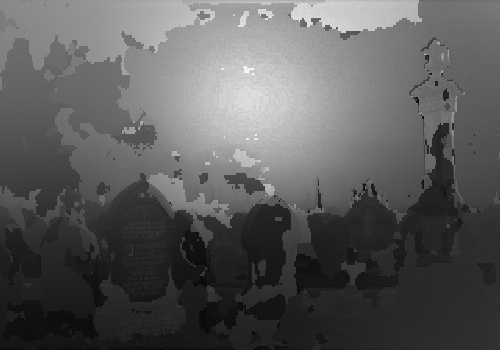
#> input picture test.jpg, 500 x 350 px
$ python dehaze.py test.jpg   (older library calls are emulated)
#> lines starting #> are read from the running program, lines starting #| are printed output that depends on the picture; after the words box and inside, x2 and y2 are one past the last pixel; in counts of white or black regions, pixels touching at a corner belong together
import cv2;
import math;
import numpy as np;
from PIL import Image
from matplotlib import pyplot as plt

def DarkChannel(im,sz):
    b,g,r = cv2.split(im)
    dc = cv2.min(cv2.min(r,g),b)
    kernel = cv2.getStructuringElement(cv2.MORPH_RECT,(sz,sz))
    dark = cv2.erode(dc,kernel)
    return dark

def AtmLight(im,dark):
    [h,w] = im.shape[:2]
    imsz = h*w
    numpx = int(max(math.floor(imsz/1000),1))
    darkvec = dark.reshape(imsz,1)
    imvec = im.reshape(imsz,3)

    indices = darkvec.argsort()
    indices = indices[imsz-numpx::]

    atmsum = np.zeros([1,3])
    for ind in range(1,numpx):
       atmsum = atmsum + imvec[indices[ind]]

    A = atmsum / numpx
    return A

def TransmissionEstimate(im,A,sz):
    omega = 0.95
    im3 = np.empty(im.shape,im.dtype)

    for ind in range(0,3):
        im3[:,:,ind] = im[:,:,ind]/A[0,ind]

    transmission = 1 - omega*DarkChannel(im3,sz)
    return transmission

def Guidedfilter(im,p,r,eps):
    mean_I = cv2.boxFilter(im,cv2.CV_64F,(r,r))
    mean_p = cv2.boxFilter(p, cv2.CV_64F,(r,r))
    mean_Ip = cv2.boxFilter(im*p,cv2.CV_64F,(r,r))
    cov_Ip = mean_Ip - mean_I*mean_p

    mean_II = cv2.boxFilter(im*im,cv2.CV_64F,(r,r))
    var_I   = mean_II - mean_I*mean_I

    a = cov_Ip/(var_I + eps)
    b = mean_p - a*mean_I

    mean_a = cv2.boxFilter(a,cv2.CV_64F,(r,r))
    mean_b = cv2.boxFilter(b,cv2.CV_64F,(r,r))

    q = mean_a*im + mean_b
    return q

def TransmissionRefine(im,et):
    gray = cv2.cvtColor(im,cv2.COLOR_BGR2GRAY);
    gray = np.float64(gray)/255
    r = 60
    eps = 0.0001
    t = Guidedfilter(gray,et,r,eps)

    return t

def Recover(im,t,A,tx = 0.1):
    res = np.empty(im.shape,im.dtype)
    t = cv2.max(t,tx)

    for ind in range(0,3):
        res[:,:,ind] = (im[:,:,ind]-A[0,ind])/t + A[0,ind]

    return res

if __name__ == '__main__':
    import sys
    try:
        fn = sys.argv[1]
    except:
        fn = './image/15.png'

    def nothing(*argv):
        pass

    src = cv2.imread(fn)
#> src is the input picture: shape (350, 500, 3); min 7, max 254, mean 90.7

    I = src.astype('float64')/255

    dark = DarkChannel(I,2)
    A = AtmLight(I,dark)
#> in AtmLight, `indices = indices[imsz-numpx::]`: indices = 175 values from 0 to 0
#> the loop in AtmLight, `for ind in range(1,numpx):` made 174 passes
#> atmsum on passes 1 to 3: [[0.525, 0.525, 0.525]], [[1.05, 1.05, 1.05]], [[1.58, 1.58, 1.58]]
#> after the loop in AtmLight, `for ind in range(1,numpx):`: atmsum = [[91.44, 91.44, 91.44]]
#> in AtmLight, `A = atmsum / numpx`: A = [[0.522, 0.522, 0.522]]
#> A = [[0.522, 0.522, 0.522]]
    te = TransmissionEstimate(I,A,15)
    t = TransmissionRefine(src,te)
#> in Guidedfilter, `mean_b = cv2.boxFilter(b,cv2.CV_64F,(r,r))`:
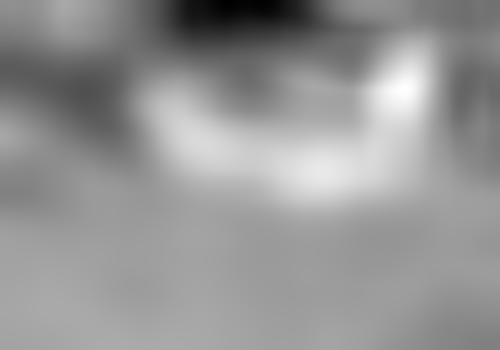
#> mean_b: shape (350, 500) float64; min 0.071, max 1.4, mean 0.847; drawn with min black and max white
#> in Guidedfilter, `q = mean_a*im + mean_b`:
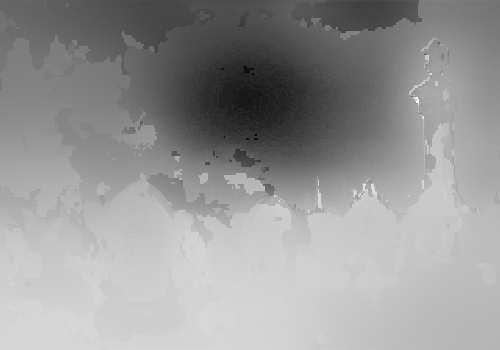
#> q: shape (350, 500) float64; min -0.608, max 1.2, mean 0.465; drawn with min black and max white
    J = Recover(I,t,A,0.1)
#> in Recover, `t = cv2.max(t,tx)`:
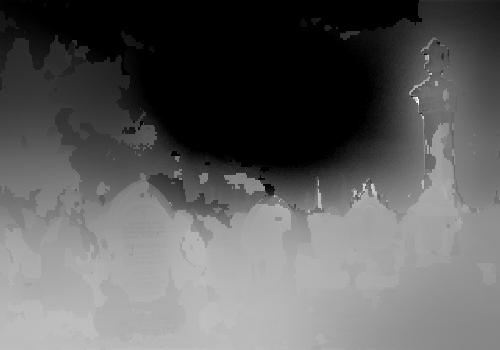
#> t: shape (350, 500) float64; min 0.1, max 1.2, mean 0.507; drawn with min black and max white
#> after the loop in Recover, `for ind in range(0,3):`:
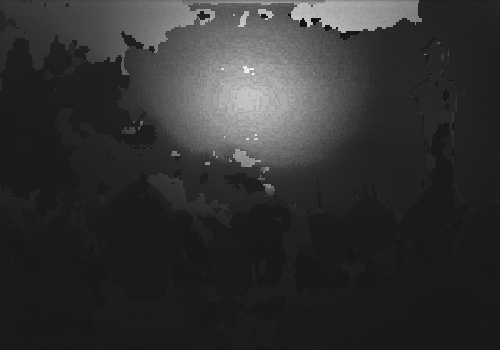
#> res: shape (350, 500, 3) float64; min -0.558, max 5.26, mean 0.58; drawn with min black and max white

    # [4 lines of commented-out code are left out]


    cv2.imwrite("./image/dark_channel.png",dark*255)
    cv2.imwrite("./image/transmission_refine.png",t*255)
    cv2.imwrite("./image/transmission_estimate.png", te*255)
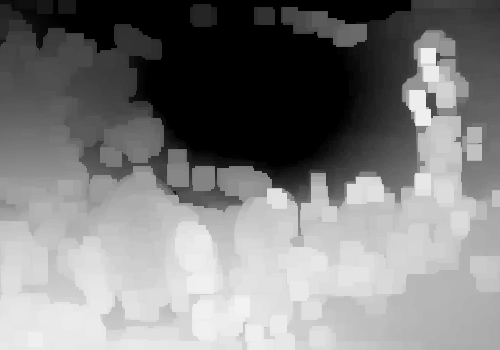
#> saved as transmission_estimate.png: shape (350, 500); min 0, max 242, mean 126.1
    cv2.imwrite("./image/source_image.png", src)
    cv2.imwrite("./image/reconstructed_image.png",J*255)


    path_image = './image/transmission_refine.png'
    img = cv2.imread(path_image, 0) * 255
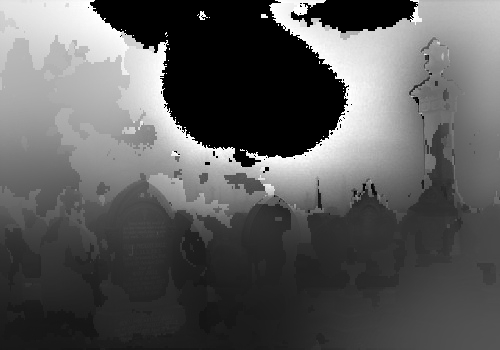
#> img: shape (350, 500); min 0, max 255, mean 90.5
    print(img)
#> (printed output is left out)
    # [11 lines of commented-out code are left out]
    ret, thresh = cv2.threshold(img,127,255, cv2.THRESH_BINARY)
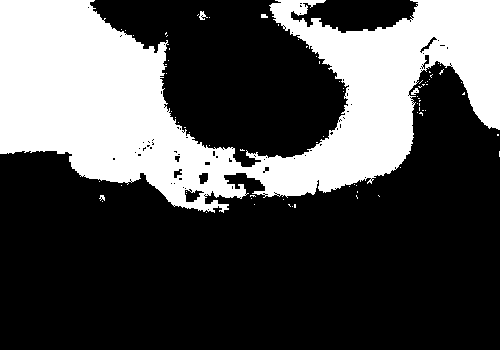
#> thresh: shape (350, 500); 31% white; 79 white regions (74 under 20 px), largest, box (x1, y1, x2, y2) and area: (0, 0, 500, 213) 53999, (199, 11, 208, 20) 41, (411, 88, 419, 95) 33, (261, 14, 268, 18) 24, (99, 195, 105, 201) 22
    cv2.imwrite("segmented_result.png", thresh)
